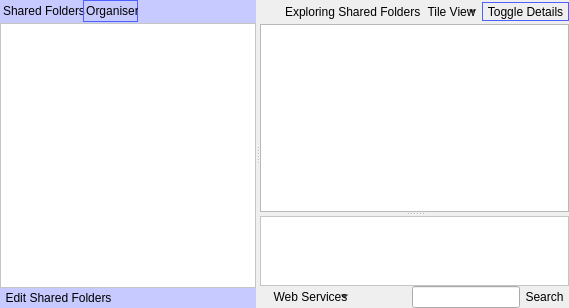
      <widget class="QWidget" name="pageLibrary">
       <layout class="QGridLayout" name="gridLayout_6">
        <property name="margin">
         <number>0</number>
        </property>
        <property name="spacing">
         <number>0</number>
        </property>
        <item row="0" column="0">
         <widget class="QSplitter" name="splitterLibrary">
          <property name="orientation">
           <enum>Qt::Horizontal</enum>
          </property>
          <widget class="QFrame" name="frameLibraryNavigator">
           <property name="minimumSize">
            <size>
             <width>210</width>
             <height>0</height>
            </size>
           </property>
           <property name="styleSheet">
            <string notr="true">QFrame {
	 background-color: rgb(199, 202, 255);
}

QToolButton {
    border: 1px solid transparent;
    background-color: transparent;
}

 QToolButton:pressed {
     background-color: qlineargradient(x1: 0, y1: 0, x2: 0, y2: 1,
                                       stop: 0 #dadbde, stop: 1 #f6f7fa);
 }

QToolButton:checked {
     border: 1px solid rgb(78, 96, 255);
     background-color: qlineargradient(x1: 0, y1: 0, x2: 0, y2: 1,
                                       stop: 0 #dadbde, stop: 1 #f6f7fa);
}

 QToolButton:hover {
     border: 1px solid rgb(78, 96, 255);
     background-color: qlineargradient(x1: 0, y1: 0, x2: 0, y2: 1,
                                       stop: 0 #dadbde, stop: 1 #f6f7fa);
 }</string>
           </property>
           <property name="frameShape">
            <enum>QFrame::NoFrame</enum>
           </property>
           <property name="frameShadow">
            <enum>QFrame::Raised</enum>
           </property>
           <layout class="QGridLayout" name="gridLayout_10">
            <property name="margin">
             <number>0</number>
            </property>
            <property name="spacing">
             <number>0</number>
            </property>
            <item row="0" column="0" colspan="2">
             <widget class="QTabWidget" name="tabWidgetLibraryNavigator">
              <property name="sizePolicy">
               <sizepolicy hsizetype="Preferred" vsizetype="Expanding">
                <horstretch>0</horstretch>
                <verstretch>0</verstretch>
               </sizepolicy>
              </property>
              <property name="styleSheet">
               <string notr="true">QTabWidget::pane { /* The tab widget frame */
    border-top: 2px transparent;
	top: 1px
 }

 QTabWidget::tab-bar {
	left: 1px;
 }

 /* Style the tab using the tab sub-control. Note that
     it reads QTabBar _not_ QTabWidget */
 QTabBar::tab {
	background:transparent;
	border: transparent;
	min-width: 8ex;
	padding: 3px;
	padding-left: 2px;
	padding-right: -2px;
 }

 QTabBar::tab:selected, QTabBar::tab:hover {
     border: 1px solid rgb(78, 96, 255);
     background-color: qlineargradient(x1: 0, y1: 0, x2: 0, y2: 1,
                                       stop: 0 #dadbde, stop: 1 #f6f7fa);
 }

QTabBar::tab:selected {
     border: 1px solid rgb(78, 96, 255);
     background-color: qlineargradient(x1: 0, y1: 0, x2: 0, y2: 1,
                                       stop: 0 #dadbde, stop: 1 #f6f7fa);
	padding-top: 3px;
 }</string>
              </property>
              <property name="currentIndex">
               <number>1</number>
              </property>
              <widget class="QWidget" name="tabLibraryNavigatorShares">
               <attribute name="icon">
                <iconset resource="Resource.qrc">
                 <normaloff>:/Resource/Library/SharedFolders.png</normaloff>:/Resource/Library/SharedFolders.png</iconset>
               </attribute>
               <attribute name="title">
                <string>Shared Folders</string>
               </attribute>
               <layout class="QGridLayout" name="gridLayout_12">
                <property name="margin">
                 <number>0</number>
                </property>
                <property name="spacing">
                 <number>0</number>
                </property>
                <item row="0" column="0">
                 <widget class="QTreeView" name="treeViewLibraryNavigatorShares">
                  <property name="sizePolicy">
                   <sizepolicy hsizetype="Preferred" vsizetype="Expanding">
                    <horstretch>0</horstretch>
                    <verstretch>0</verstretch>
                   </sizepolicy>
                  </property>
                  <property name="styleSheet">
                   <string notr="true">QTreeView {
	background-color: white;
}</string>
                  </property>
                 </widget>
                </item>
                <item row="1" column="0">
                 <widget class="QComboBox" name="comboBoxLibraryNavigatorSharesFilter"/>
                </item>
               </layout>
              </widget>
              <widget class="QWidget" name="tabLibraryNavigatorOrganiser">
               <attribute name="icon">
                <iconset resource="Resource.qrc">
                 <normaloff>:/Resource/Library/Library.png</normaloff>:/Resource/Library/Library.png</iconset>
               </attribute>
               <attribute name="title">
                <string>Organiser</string>
               </attribute>
               <layout class="QGridLayout" name="gridLayout_13">
                <property name="margin">
                 <number>0</number>
                </property>
                <property name="spacing">
                 <number>0</number>
                </property>
                <item row="0" column="0">
                 <widget class="QTreeView" name="treeViewLibraryNavigatorOrganiser">
                  <property name="sizePolicy">
                   <sizepolicy hsizetype="Preferred" vsizetype="Expanding">
                    <horstretch>0</horstretch>
                    <verstretch>0</verstretch>
                   </sizepolicy>
                  </property>
                  <property name="styleSheet">
                   <string notr="true">QTreeView {
	 background-color: white;
}</string>
                  </property>
                 </widget>
                </item>
               </layout>
              </widget>
             </widget>
            </item>
            <item row="1" column="0">
             <widget class="QToolButton" name="toolButtonLibraryEditShares">
              <property name="text">
               <string>Edit Shared Folders</string>
              </property>
              <property name="icon">
               <iconset resource="Resource.qrc">
                <normaloff>:/Resource/Library/SharedFolders.png</normaloff>:/Resource/Library/SharedFolders.png</iconset>
              </property>
              <property name="toolButtonStyle">
               <enum>Qt::ToolButtonTextBesideIcon</enum>
              </property>
             </widget>
            </item>
            <item row="1" column="1">
             <spacer name="horizontalSpacerLibraryEditShares">
              <property name="orientation">
               <enum>Qt::Horizontal</enum>
              </property>
              <property name="sizeHint" stdset="0">
               <size>
                <width>0</width>
                <height>20</height>
               </size>
              </property>
             </spacer>
            </item>
           </layout>
          </widget>
          <widget class="QFrame" name="frameLibrary">
           <property name="sizePolicy">
            <sizepolicy hsizetype="MinimumExpanding" vsizetype="Preferred">
             <horstretch>1</horstretch>
             <verstretch>0</verstretch>
            </sizepolicy>
           </property>
           <property name="frameShape">
            <enum>QFrame::NoFrame</enum>
           </property>
           <property name="frameShadow">
            <enum>QFrame::Raised</enum>
           </property>
           <layout class="QGridLayout" name="gridLayout_32">
            <property name="margin">
             <number>0</number>
            </property>
            <property name="spacing">
             <number>0</number>
            </property>
            <item row="0" column="0">
             <widget class="QFrame" name="toolFrameLibraryStatus">
              <property name="styleSheet">
               <string notr="true">QToolButton {
    border: 1px solid transparent;
    background-color: transparent;
}

 QToolButton:pressed {
     background-color: qlineargradient(x1: 0, y1: 0, x2: 0, y2: 1,
                                       stop: 0 #dadbde, stop: 1 #f6f7fa);
 }

QToolButton:checked {
     border: 1px solid rgb(78, 96, 255);
     background-color: qlineargradient(x1: 0, y1: 0, x2: 0, y2: 1,
                                       stop: 0 #dadbde, stop: 1 #f6f7fa);
}

 QToolButton:hover {
     border: 1px solid rgb(78, 96, 255);
     background-color: qlineargradient(x1: 0, y1: 0, x2: 0, y2: 1,
                                       stop: 0 #dadbde, stop: 1 #f6f7fa);
 }

 QToolButton[popupMode=&quot;1&quot;] { /* only for MenuButtonPopup */
	padding-left: -4px;
    padding-right: 20px; /* make way for the popup button */
 }

/* the subcontrols below are used only in the MenuButtonPopup mode */
 QToolButton::menu-button {
     border: 1px solid transparent;
     /* 16px width + 4px for border = 20px allocated above */
     width: 16px;
 }

QToolButton::menu-button:hover {
    border: 1px solid rgb(78, 96, 255);
	border-left-color: 1px solid transparent;
     /* 16px width + 4px for border = 20px allocated above */
     width: 16px;
 }

 QToolButton::menu-arrow:open {
     top: 1px; left: 1px; /* shift it a bit */
 }</string>
              </property>
              <property name="frameShape">
               <enum>QFrame::NoFrame</enum>
              </property>
              <property name="frameShadow">
               <enum>QFrame::Raised</enum>
              </property>
              <layout class="QGridLayout" name="gridLayout_8">
               <property name="horizontalSpacing">
                <number>1</number>
               </property>
               <property name="verticalSpacing">
                <number>0</number>
               </property>
               <property name="margin">
                <number>0</number>
               </property>
               <item row="0" column="1">
                <widget class="QLabel" name="labelLibraryStatus">
                 <property name="text">
                  <string>Exploring Shared Folders</string>
                 </property>
                </widget>
               </item>
               <item row="0" column="0">
                <widget class="QLabel" name="labelLibraryStatusLogo">
                 <property name="minimumSize">
                  <size>
                   <width>24</width>
                   <height>24</height>
                  </size>
                 </property>
                 <property name="maximumSize">
                  <size>
                   <width>24</width>
                   <height>24</height>
                  </size>
                 </property>
                 <property name="text">
                  <string/>
                 </property>
                 <property name="pixmap">
                  <pixmap resource="Resource.qrc">:/Resource/Library/SharedFolders.png</pixmap>
                 </property>
                 <property name="scaledContents">
                  <bool>true</bool>
                 </property>
                </widget>
               </item>
               <item row="0" column="3">
                <widget class="QToolButton" name="toolButtonLibraryViewType">
                 <property name="text">
                  <string>Tile View</string>
                 </property>
                 <property name="icon">
                  <iconset resource="Resource.qrc">
                   <normaloff>:/Resource/Library/TileView.png</normaloff>:/Resource/Library/TileView.png</iconset>
                 </property>
                 <property name="iconSize">
                  <size>
                   <width>24</width>
                   <height>24</height>
                  </size>
                 </property>
                 <property name="popupMode">
                  <enum>QToolButton::MenuButtonPopup</enum>
                 </property>
                 <property name="toolButtonStyle">
                  <enum>Qt::ToolButtonTextBesideIcon</enum>
                 </property>
                 <property name="autoRaise">
                  <bool>false</bool>
                 </property>
                 <property name="arrowType">
                  <enum>Qt::NoArrow</enum>
                 </property>
                </widget>
               </item>
               <item row="0" column="2">
                <spacer name="horizontalSpacerLibraryStatus">
                 <property name="orientation">
                  <enum>Qt::Horizontal</enum>
                 </property>
                 <property name="sizeHint" stdset="0">
                  <size>
                   <width>0</width>
                   <height>20</height>
                  </size>
                 </property>
                </spacer>
               </item>
               <item row="0" column="4">
                <widget class="QToolButton" name="toolButtonLibraryDetailsToggle">
                 <property name="text">
                  <string>Toggle Details</string>
                 </property>
                 <property name="icon">
                  <iconset resource="Resource.qrc">
                   <normaloff>:/Resource/Generic/ShowBottombar.png</normaloff>
                   <normalon>:/Resource/Generic/HideSidebar.png</normalon>:/Resource/Generic/ShowBottombar.png</iconset>
                 </property>
                 <property name="iconSize">
                  <size>
                   <width>24</width>
                   <height>24</height>
                  </size>
                 </property>
                 <property name="checkable">
                  <bool>true</bool>
                 </property>
                 <property name="checked">
                  <bool>true</bool>
                 </property>
                 <property name="toolButtonStyle">
                  <enum>Qt::ToolButtonTextBesideIcon</enum>
                 </property>
                </widget>
               </item>
              </layout>
             </widget>
            </item>
            <item row="1" column="0">
             <widget class="QSplitter" name="splitterLibraryDetails">
              <property name="orientation">
               <enum>Qt::Vertical</enum>
              </property>
              <widget class="QTreeView" name="treeViewLibraryFiles">
               <property name="frameShape">
                <enum>QFrame::StyledPanel</enum>
               </property>
              </widget>
              <widget class="QFrame" name="frameLibraryFileDetails">
               <property name="frameShape">
                <enum>QFrame::NoFrame</enum>
               </property>
               <property name="frameShadow">
                <enum>QFrame::Raised</enum>
               </property>
               <layout class="QGridLayout" name="gridLayout_7">
                <property name="margin">
                 <number>0</number>
                </property>
                <property name="spacing">
                 <number>0</number>
                </property>
                <item row="0" column="0">
                 <widget class="QScrollArea" name="scrollAreaLibraryFileDetails">
                  <property name="styleSheet">
                   <string notr="true">QFrame {
	background-color: white;
}</string>
                  </property>
                  <property name="frameShape">
                   <enum>QFrame::StyledPanel</enum>
                  </property>
                  <property name="widgetResizable">
                   <bool>true</bool>
                  </property>
                  <widget class="QFrame" name="frameLibraryFileDetailsContents">
                   <property name="geometry">
                    <rect>
                     <x>0</x>
                     <y>0</y>
                     <width>98</width>
                     <height>28</height>
                    </rect>
                   </property>
                   <layout class="QGridLayout" name="gridLayout_11">
                    <property name="margin">
                     <number>0</number>
                    </property>
                    <property name="spacing">
                     <number>0</number>
                    </property>
                   </layout>
                  </widget>
                 </widget>
                </item>
               </layout>
              </widget>
             </widget>
            </item>
            <item row="2" column="0">
             <widget class="QFrame" name="toolFrameLibrary">
              <property name="maximumSize">
               <size>
                <width>16777215</width>
                <height>23</height>
               </size>
              </property>
              <property name="styleSheet">
               <string notr="true">QToolButton {
    border: 1px solid transparent;
    background-color: transparent;
}

 QToolButton:pressed {
     background-color: qlineargradient(x1: 0, y1: 0, x2: 0, y2: 1,
                                       stop: 0 #dadbde, stop: 1 #f6f7fa);
 }

QToolButton:checked {
     border: 1px solid rgb(78, 96, 255);
     background-color: qlineargradient(x1: 0, y1: 0, x2: 0, y2: 1,
                                       stop: 0 #dadbde, stop: 1 #f6f7fa);
}

 QToolButton:hover {
     border: 1px solid rgb(78, 96, 255);
     background-color: qlineargradient(x1: 0, y1: 0, x2: 0, y2: 1,
                                       stop: 0 #dadbde, stop: 1 #f6f7fa);
 }
 QToolButton[popupMode=&quot;1&quot;] { /* only for MenuButtonPopup */
     padding-right: 20px; /* make way for the popup button */
 }

/* the subcontrols below are used only in the MenuButtonPopup mode */
 QToolButton::menu-button {
     border: 1px solid transparent;
     /* 16px width + 4px for border = 20px allocated above */
     width: 16px;
 }

QToolButton::menu-button:hover {
    border: 1px solid rgb(78, 96, 255);
	border-left-color: 1px solid transparent;
     /* 16px width + 4px for border = 20px allocated above */
     width: 16px;
 }

 QToolButton::menu-arrow:open {
     top: 1px; left: 1px; /* shift it a bit */
 }</string>
              </property>
              <property name="frameShape">
               <enum>QFrame::NoFrame</enum>
              </property>
              <property name="frameShadow">
               <enum>QFrame::Raised</enum>
              </property>
              <layout class="QGridLayout" name="gridLayout_9">
               <property name="margin">
                <number>0</number>
               </property>
               <property name="spacing">
                <number>0</number>
               </property>
               <item row="0" column="4">
                <widget class="QLineEdit" name="lineEditLibrarySearch">
                 <property name="minimumSize">
                  <size>
                   <width>100</width>
                   <height>0</height>
                  </size>
                 </property>
                 <property name="maximumSize">
                  <size>
                   <width>200</width>
                   <height>16777215</height>
                  </size>
                 </property>
                </widget>
               </item>
               <item row="0" column="5">
                <widget class="QToolButton" name="toolButtonLibrarySearch">
                 <property name="text">
                  <string>Search</string>
                 </property>
                 <property name="icon">
                  <iconset resource="Resource.qrc">
                   <normaloff>:/Resource/Generic/Search.png</normaloff>:/Resource/Generic/Search.png</iconset>
                 </property>
                 <property name="toolButtonStyle">
                  <enum>Qt::ToolButtonTextBesideIcon</enum>
                 </property>
                </widget>
               </item>
               <item row="0" column="3">
                <spacer name="horizontalSpacerLibraryToolbar">
                 <property name="orientation">
                  <enum>Qt::Horizontal</enum>
                 </property>
                 <property name="sizeHint" stdset="0">
                  <size>
                   <width>0</width>
                   <height>20</height>
                  </size>
                 </property>
                </spacer>
               </item>
               <item row="0" column="2">
                <widget class="QToolButton" name="toolButtonLibraryWebServices">
                 <property name="text">
                  <string>Web Services</string>
                 </property>
                 <property name="icon">
                  <iconset resource="Resource.qrc">
                   <normaloff>:/Resource/Network/Internet.png</normaloff>:/Resource/Network/Internet.png</iconset>
                 </property>
                 <property name="iconSize">
                  <size>
                   <width>16</width>
                   <height>16</height>
                  </size>
                 </property>
                 <property name="popupMode">
                  <enum>QToolButton::MenuButtonPopup</enum>
                 </property>
                 <property name="toolButtonStyle">
                  <enum>Qt::ToolButtonTextBesideIcon</enum>
                 </property>
                </widget>
               </item>
               <item row="0" column="0" colspan="2">
                <widget class="QToolBar" name="toolBarLibrary">
                 <property name="sizePolicy">
                  <sizepolicy hsizetype="Expanding" vsizetype="Fixed">
                   <horstretch>0</horstretch>
                   <verstretch>0</verstretch>
                  </sizepolicy>
                 </property>
                 <property name="styleSheet">
                  <string notr="true">QToolBar {
	border-color: 2px solid transparent;
}</string>
                 </property>
                 <property name="iconSize">
                  <size>
                   <width>16</width>
                   <height>16</height>
                  </size>
                 </property>
                 <property name="toolButtonStyle">
                  <enum>Qt::ToolButtonTextBesideIcon</enum>
                 </property>
                 <property name="floatable">
                  <bool>false</bool>
                 </property>
                 <addaction name="actionLibraryAddAlbum"/>
                 <addaction name="actionLibraryDeleteAlbum"/>
                </widget>
               </item>
              </layout>
             </widget>
            </item>
           </layout>
          </widget>
         </widget>
        </item>
       </layout>
      </widget>
